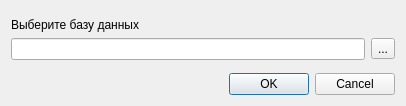
<?xml version="1.0" encoding="UTF-8"?>
<ui version="4.0">
 <class>ChoseDataBase</class>
 <widget class="QDialog" name="ChoseDataBase">
  <property name="windowModality">
   <enum>Qt::ApplicationModal</enum>
  </property>
  <property name="geometry">
   <rect>
    <x>0</x>
    <y>0</y>
    <width>406</width>
    <height>106</height>
   </rect>
  </property>
  <property name="windowTitle">
   <string>Dialog</string>
  </property>
  <layout class="QVBoxLayout" name="verticalLayout">
   <item>
    <spacer name="verticalSpacer_2">
     <property name="orientation">
      <enum>Qt::Vertical</enum>
     </property>
     <property name="sizeHint" stdset="0">
      <size>
       <width>20</width>
       <height>0</height>
      </size>
     </property>
    </spacer>
   </item>
   <item>
    <widget class="QLabel" name="label">
     <property name="text">
      <string>Выберите базу данных</string>
     </property>
    </widget>
   </item>
   <item>
    <layout class="QHBoxLayout" name="horizontalLayout">
     <item>
      <widget class="QLineEdit" name="newBD"/>
     </item>
     <item>
      <widget class="QToolButton" name="toolButton">
       <property name="text">
        <string>...</string>
       </property>
      </widget>
     </item>
    </layout>
   </item>
   <item>
    <spacer name="verticalSpacer">
     <property name="orientation">
      <enum>Qt::Vertical</enum>
     </property>
     <property name="sizeHint" stdset="0">
      <size>
       <width>20</width>
       <height>0</height>
      </size>
     </property>
    </spacer>
   </item>
   <item>
    <widget class="QDialogButtonBox" name="buttonBox">
     <property name="orientation">
      <enum>Qt::Horizontal</enum>
     </property>
     <property name="standardButtons">
      <set>QDialogButtonBox::Cancel|QDialogButtonBox::Ok</set>
     </property>
    </widget>
   </item>
  </layout>
 </widget>
 <resources/>
 <connections>
  <connection>
   <sender>buttonBox</sender>
   <signal>accepted()</signal>
   <receiver>ChoseDataBase</receiver>
   <slot>accept()</slot>
   <hints>
    <hint type="sourcelabel">
     <x>248</x>
     <y>254</y>
    </hint>
    <hint type="destinationlabel">
     <x>157</x>
     <y>274</y>
    </hint>
   </hints>
  </connection>
  <connection>
   <sender>buttonBox</sender>
   <signal>rejected()</signal>
   <receiver>ChoseDataBase</receiver>
   <slot>reject()</slot>
   <hints>
    <hint type="sourcelabel">
     <x>316</x>
     <y>260</y>
    </hint>
    <hint type="destinationlabel">
     <x>286</x>
     <y>274</y>
    </hint>
   </hints>
  </connection>
 </connections>
</ui>
